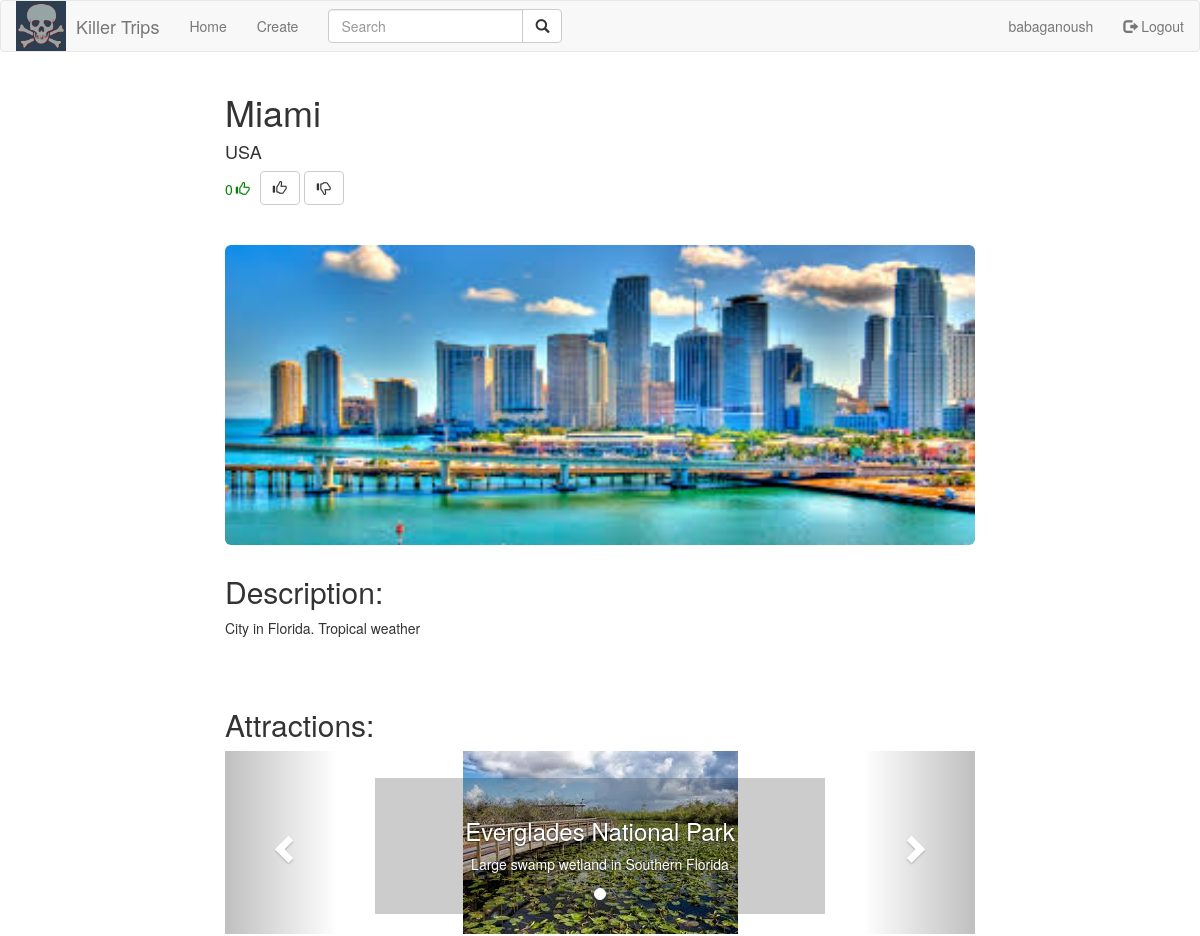
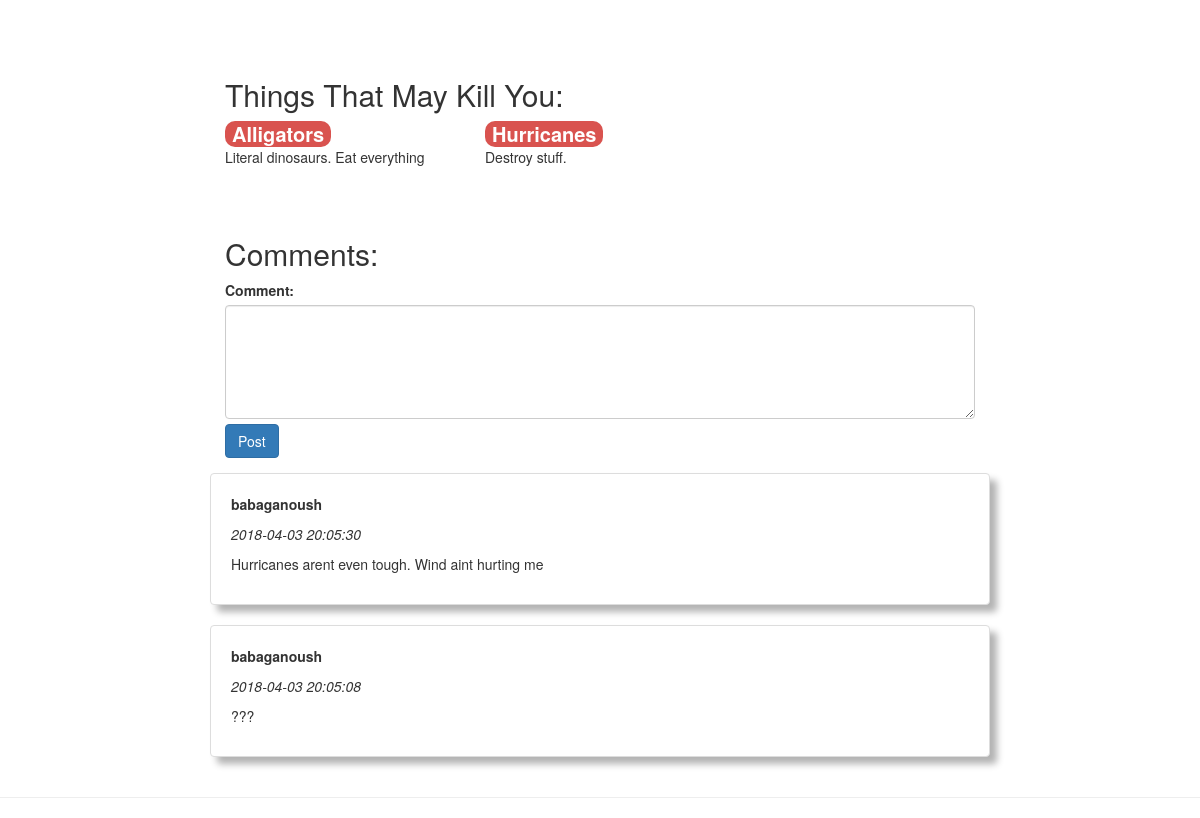
/src/views/city.php?cityid=50 (signed in), run on the app's committed database (2 pictures, top to bottom).
### tables this page shows
CREATE TABLE `cities` (
  `cityid` int(11) NOT NULL,
  `city` varchar(100) NOT NULL,
  `description` varchar(1000) NOT NULL,
  `country` varchar(100) NOT NULL,
  `image` varchar(200) NOT NULL,
  `date` timestamp NOT NULL DEFAULT CURRENT_TIMESTAMP
);

CREATE TABLE `attractions` (
  `attractionid` int(11) NOT NULL,
  `image` varchar(200) NOT NULL,
  `name` varchar(200) NOT NULL,
  `description` varchar(1000) NOT NULL,
  `cityid` int(11) NOT NULL,
  `date` timestamp NOT NULL DEFAULT CURRENT_TIMESTAMP
);

CREATE TABLE `killinfo` (
  `killid` int(11) NOT NULL,
  `cityid` int(11) NOT NULL,
  `date` timestamp NOT NULL DEFAULT CURRENT_TIMESTAMP,
  `killtext` text NOT NULL,
  `killname` varchar(100) NOT NULL
);

CREATE TABLE `comments` (
  `commentid` int(11) NOT NULL,
  `date` timestamp NOT NULL DEFAULT CURRENT_TIMESTAMP,
  `userid` int(11) NOT NULL,
  `comment` varchar(400) NOT NULL,
  `cityid` int(11) NOT NULL
);

CREATE TABLE `users` (
  `userid` int(11) NOT NULL,
  `username` varchar(32) NOT NULL,
  `password` varchar(64) NOT NULL,
  `permission` varchar(32) NOT NULL
);

### src/php/Cities.php (called while the page is built, shortened)
<?php
class Cities {
    public static function getCityById($id){
		try {
            $db = Database::getConnection();
            $queryString = "SELECT * FROM `cities` WHERE `cityid` = $id";
            $result = $db->query($queryString);
            if (($result->num_rows)>0){
                $city = $result->fetch_assoc();
            } else {
                header("Location: /killer-trips/src/views/404.php");
            }
            return $city;
        }
        catch(mysqli_sql_exception $e){
            echo "Connection failed: " . $e->getMessage();
        }
    }
}
?>

### src/php/Votes.php (called while the page is built, shortened)
<?php
class Votes {
	public static function getVotesForCity($cityid){
		try {
            $db = Database::getConnection();
            $queryString = "SELECT count(case when cityid = $cityid and score = 1 then 1 end) as upvote, count(case when cityid = $cityid and score = -1 then 1 end) as downvote FROM vote";
            $result = $db->query($queryString);
            $row = $result->fetch_assoc();
            $upvotes = $row["upvote"];
            $downvote = $row["downvote"];
            $difference = (int)$upvotes - (int)$downvote;
        }
        catch(mysqli_sql_exception $e){
            echo "Connection failed: " . $e->getMessage();
        }
        return $difference;
    }
    public static function hasUserVoted($cityid, $userid){
		try {
            $db = Database::getConnection();
            $hasvoted = 0;
            $queryString = "SELECT * FROM `vote` where cityid = $cityid and userid = $userid";
            $result = $db->query($queryString);
        }
        catch(mysqli_sql_exception $e){
            echo "Connection failed: " . $e->getMessage();
        }
        return (int)$hasvoted;
    }
}
?>

### src/php/Attractions.php (called while the page is built, shortened)
<?php
class Attractions {
	public static function getAttractionsForCity($cityid){
		try {
            $db = Database::getConnection();
            $queryString = "SELECT * FROM `attractions` WHERE `cityid` = $cityid";
            $result = $db->query($queryString);
            $rows = array();
            while ($row = $result->fetch_assoc()) {
                array_push($rows, $row);
            }
        }
        catch(mysqli_sql_exception $e){
            echo "Connection failed: " . $e->getMessage();
        }
        return $rows;
    }
}
?>

### src/php/KillInfo.php (called while the page is built, shortened)
<?php
class KillInfo {
	public static function getKillInfoForCity($cityid){
		try {
            $db = Database::getConnection();
            $queryString = "SELECT * FROM `killinfo` WHERE `cityid` = $cityid";
            $result = $db->query($queryString);
            $rows = array();
            while ($row = $result->fetch_assoc()) {
                array_push($rows, $row);
            }
        }
        catch(mysqli_sql_exception $e){
            echo "Connection failed: " . $e->getMessage();
        }
        return $rows;
    }
}
?>

### src/php/Comments.php (called while the page is built, shortened)
<?php
class Comments {
	public static function getCommentsForCity($cityid){
		try {
            $db = Database::getConnection();
            $queryString = "SELECT * FROM `comments` WHERE `cityid` = $cityid ORDER BY `date` DESC";
            $result = $db->query($queryString);
            $rows = array();
            while ($row = $result->fetch_assoc()) {
                array_push($rows, $row);
            }
        }
        catch(mysqli_sql_exception $e){
            echo "Connection failed: " . $e->getMessage();
        }
        return $rows;
    }
}
?>

### src/php/User.php (called while the page is built, shortened)
<?php
class User {
	public static function getUserById($userid){
		try {
            $db = Database::getConnection();
            $queryString = "SELECT * FROM `users` WHERE `userid` = $userid";
            $result = $db->query($queryString);
            $user = $result->fetch_assoc();
        }
        catch(mysqli_sql_exception $e){
            echo "Connection failed: " . $e->getMessage();
        }
        return $user;
    }
}
?>

### src/views/city.php (the view, shortened to what this page needs)
<?php
    include("../php/Cities.php");
    include("../php/Attractions.php");
    include("../php/KillInfo.php");
    include("../php/Comments.php");
    include("../php/Votes.php");
    $city = Cities::getCityById($_GET["cityid"]);
    $hasvoted = Votes::hasUserVoted($_GET["cityid"], $_SESSION['userid']);
    $votescore = Votes::getVotesForCity($_GET["cityid"]);
    $attractions = Attractions::getAttractionsForCity($_GET["cityid"]);
    $killinfo = KillInfo::getKillInfoForCity($_GET["cityid"]);
    $comments = Comments::getCommentsForCity($_GET["cityid"]);
?>
<!DOCTYPE html>
    <head>
        <link rel="stylesheet" href="https://maxcdn.bootstrapcdn.com/bootstrap/3.3.7/css/bootstrap.min.css">
        <link rel="stylesheet" href="../css/cities.css">
    </head>
    <body>
      <nav class="navbar navbar-default">
        <div class="container-fluid">
          <div class="navbar-header">
            <a href="homepage.php" class="navbar-left"><img style="width: 50px; height:50px; margin-right: 10px;" src="../images/logo.jpg"></a>
            <a class="navbar-brand" href="homepage.php">Killer Trips</a>
          </div>
          <ul class="nav navbar-nav">
            <li><a href="homepage.php">Home</a></li>
          </ul>
          <?php
          if (isset($_SESSION['loggedin']) && $_SESSION['loggedin'] == true){
              ?>
            <ul class="nav navbar-nav">
              <li><a href="create.php">Create</a></li>
            </ul>
          <?php
            }
          ?>
          <?php
            if (isset($_SESSION['loggedin']) && $_SESSION['loggedin'] == true){
                ?>
                <ul class="nav navbar-nav navbar-right">
                  <li><a href="#"><?php echo $_SESSION['username'];?></a></li>
                  <li><a href="/killer-trips/src/php/Logout.php"><span class="glyphicon glyphicon-log-out"></span> Logout</a></li>
                </ul>
                <?php
              }
            ?>
          <form class="navbar-form navbar-left" method="get" action="list_cities.php">
            <div class="input-group">
              <input type="text" name="keyword" id="keyword" class="form-control" placeholder="Search">
              <div class="input-group-btn">
                <button class="btn btn-default" type="submit">
                  <i class="glyphicon glyphicon-search"></i>
                </button>
              </div>
            </div>
          </form>
        </div>
      </nav>
      <div class="container">
        <div class="row row-offcanvas row-offcanvas-right">
          <div class="col-md-offset-2 col-md-8">
            <h1><?php echo $city["city"]?></h1>
            <h4><?php echo $city["country"]?></h4>
            <p class="votescore" style="color: <?PHP echo ($votescore >= 0)? 'green': 'red'; ?>"><?php echo $votescore?></p>
            <span class="voteicon" style="color: <?PHP echo ($votescore >= 0)? 'green': 'red'; ?>"><i class="glyphicon <?PHP echo ($votescore >= 0)? 'glyphicon-thumbs-up': 'glyphicon-thumbs-down'; ?>"></i></span>
            <?php
            if (isset($_SESSION['loggedin']) && $_SESSION['loggedin'] == true){
                ?>
              <div class="votebuttons">
                <button class="btn btn-default up-button <?PHP echo ($hasvoted == 1)? "disabled hasvoted":(($hasvoted==-1)?"disabled":""); ?>" type="submit">
                    <i class="glyphicon glyphicon-thumbs-up"></i>
                </button>
                <button class="btn btn-default down-button <?PHP echo ($hasvoted == 1)? "disabled":(($hasvoted==-1)?"disabled hasvoted":""); ?>" type="submit">
                    <i class="glyphicon glyphicon-thumbs-down"></i>
                </button>
              </div>
              <?php
            }
            ?>
            <br>
            <br>
            <div class="jumbotron" style="background-image: url(../images/<?php echo $city["image"]?>);"></div>
            <h2>Description:</h2>
            <p><?php echo $city["description"]?></p>
            <br>
            <br>
            <h2>Attractions:</h2>
            <div id="attractionCarousel" class="carousel slide" data-interval="false">
              <ol class="carousel-indicators">
                <?php
                    $arrlength = count($attractions);
                    for($x = 0; $x < $arrlength; $x++) {
                      ?>
                      <li data-target="#myCarousel" data-slide-to="<?php $x ?>" class="<?PHP echo ($x == 0)? 'active': ''; ?>"></li>
                      <?php
                    }
                ?>
              </ol>
              <div class="carousel-inner">
              <?php
                    $arrlength = count($attractions);
                    for($x = 0; $x < $arrlength; $x++) {
                      $attraction = $attractions[$x];
                      ?>
                      <div class="item <?PHP echo ($x == 0)? 'active': ''; ?>">
                        <img src="../images/attractions/<?php echo $attraction['image'] ?>">
                        <div class="carousel-caption">
                          <h3><?php echo $attraction["name"]?></h3>
                          <p><?php echo $attraction['description'] ?></p>
                        </div>
                      </div>
                    <?php
                    }
                ?>
              </div>
              <a class="left carousel-control" href="#attractionCarousel" data-slide="prev">
                <span class="glyphicon glyphicon-chevron-left"></span>
              </a>
              <a class="right carousel-control" href="#attractionCarousel" data-slide="next">
                <span class="glyphicon glyphicon-chevron-right"></span>
              </a>
            </div>
            <br>
            <br>
            <br>
            <h2>Things That May Kill You:</h2>
            <div class="row">
              <?php
                $arrlength = count($killinfo);
                for($x = 0; $x < $arrlength; $x++) {
                  $info = $killinfo[$x];
                  ?>
                  <div class="col-6 col-lg-4 city">
                    <strong><span class="badge progress-bar-danger"><?php echo $info['killname']?></span></strong>
                    <p class="kill-description"><?php echo $info['killtext']?></p>
                  </div>
                  <?php
                }
              ?>
            </div>
            <br>
            <br>
            <h2>Comments:</h2>
            <?php
            if (isset($_SESSION['loggedin']) && $_SESSION['loggedin'] == true){
              $userid = $_SESSION["userid"];
              $cityid = $city["cityid"];
              ?>
              <form role="form" method="post" action="../php/AddComment.php?cityid=<?php echo $cityid?>&userid=<?php echo $userid?>">
                <div class="form-group">
                  <label for="comment">Comment:</label>
                  <textarea class="form-control" rows="5" name="comment" id="comment"></textarea>
                  <button style="margin-top:5px;" type="submit" class="btn btn-primary">Post</button>
                </div>
              </form>
              <?php
            }
            ?>
            <?php
                $arrlength = count($comments);
                for($x = 0; $x < $arrlength; $x++) {
                    $comment = $comments[$x];
                    include_once("../php/User.php");
                    $user = User::getUserById($comment["userid"]);
                    ?>
                    <div class="row">
                        <div class="panel panel-white panel-shadow">
                            <p><b><?php echo $user["username"]?></b></p>
                            <p><i><?php echo $comment["date"]?></i></p>
                            <p><?php echo strip_tags($comment["comment"],"?")?></p>
                        </div>
                    </div>
                    <?php
                  }
            ?>
            </div>
          </div>
        </div>
        <hr>
    </body>
</html>

### src/css/cities.css (style rules this page uses)
.jumbotron { height: 300px; -webkit-background-size: 100% 100%; -moz-background-size: 100% 100%; -o-background-size: 100% 100%; background-size: 100% 100%; }
.panel-shadow { padding: 20px; }
.panel-shadow { box-shadow: rgba(0, 0, 0, 0.3) 7px 7px 7px; }
.panel-white { border: 1px solid #dddddd; }
@media screen and (min-width: 768px) { .carousel-caption { color: #fff; background-color: rgba(0, 0, 0, 0.2); } }
.carousel-inner > .item > img { margin: 0 auto; }
.badge { font-size: 20px; }
.votescore { float: left; margin-top: 8px; margin-right: 3px; }
.voteicon { margin-top: 8px; margin-right: 10px; float: left; }

### data on the page
cities: city "Miami", country "USA", image (picture), description "City in Florida. Tropical weather"
attractions: image (picture), name "Everglades National Park", description "Large swamp wetland in Southern Florida"
killinfo: killname "Alligators", killtext "Literal dinosaurs. Eat everything"
killinfo: killname "Hurricanes", killtext "Destroy stuff."
comments: userid.username "babaganoush", date "2018-04-03 20:05:30", comment "Hurricanes arent even tough. Wind aint hurting me"
comments: userid.username "babaganoush", date "2018-04-03 20:05:08", comment "???"

### other printed values
$_SESSION['username'] "babaganoush"
$votescore "0"
